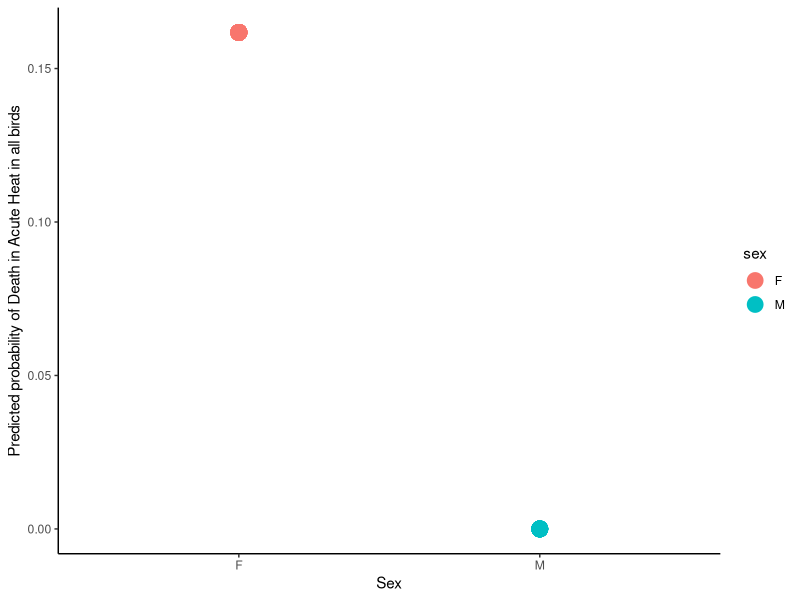
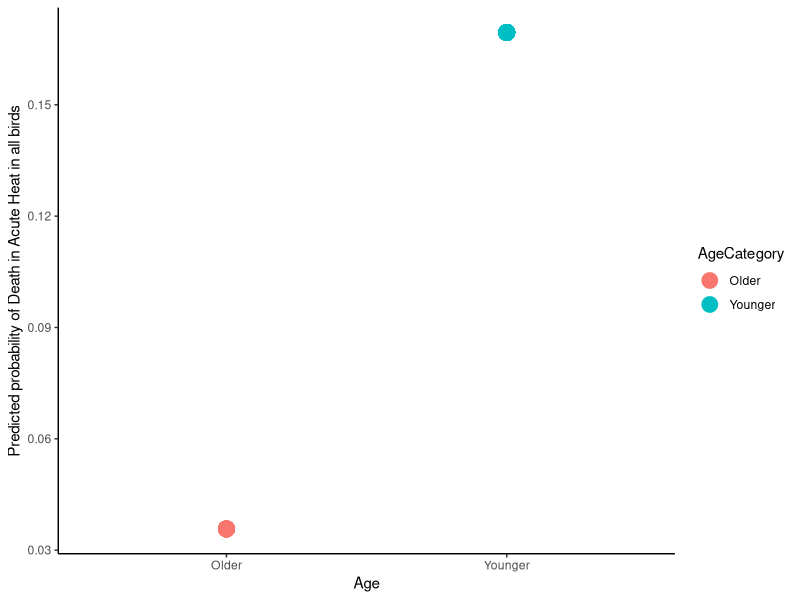
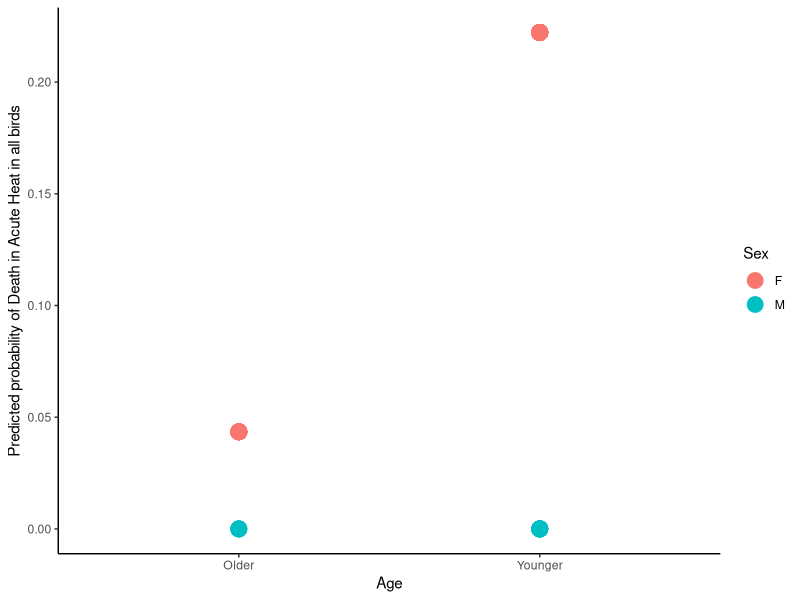
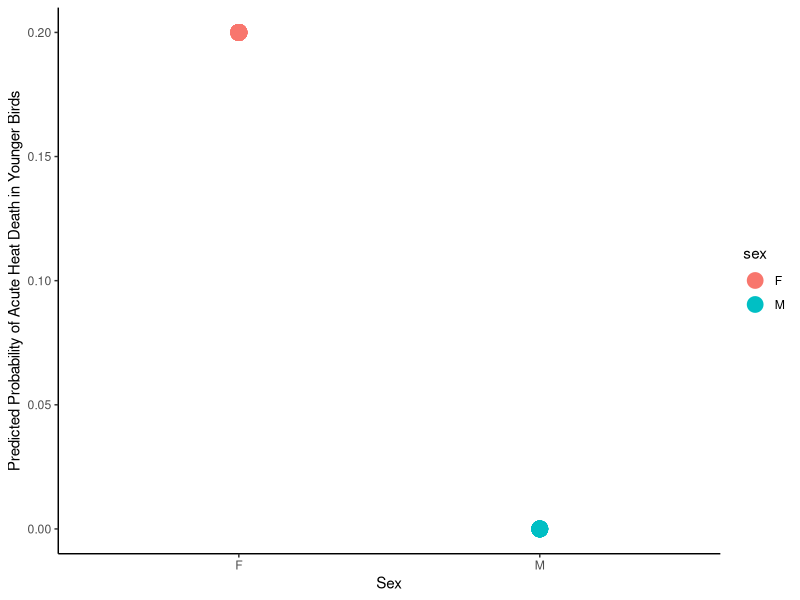

Here is the R script that generated these plots, in order:
## ---- chunk 1
library(multcomp)
library(ggplot2)
library(nlme)
library(grid)
library(gridExtra)
library(emmeans)
library(cowplot)
library(ggplot2)

## ---- chunk 2
data=read.csv("AHDB_MasterDataSheet.csv")
data
xtabs(~ Died_InTrt + Sex, data=data) # Summarize the number of deaths by Sex
xtabs(~ Died_InTrt + AgeCategory, data=data) # Summarize the number of deaths by Age
## ---- chunk 3
logistic <- glm(Died_InTrt ~ Sex, data=data, family="binomial")
summary(logistic)

female.log.odds <- log(9 / 36)
female.log.odds

male.log.odds <- log(0 / 18)
male.log.odds
## ---- chunk 4
## NOTE: Since we are doing logistic regression...
## Null devaince = 2*(0 - LogLikelihood(null model))
##               = -2*LogLikihood(null model)
## Residual deviacne = 2*(0 - LogLikelihood(proposed model))
##                   = -2*LogLikelihood(proposed model)
ll.null <- logistic$null.deviance/-2
ll.proposed <- logistic$deviance/-2
 
## McFadden's Pseudo R^2 = [ LL(Null) - LL(Proposed) ] / LL(Null)
(ll.null - ll.proposed) / ll.null
 
## chi-square value = 2*(LL(Proposed) - LL(Null))
## p-value = 1 - pchisq(chi-square value, df = 2-1)
1 - pchisq(2*(ll.proposed - ll.null), df=1)
1 - pchisq((logistic$null.deviance - logistic$deviance), df=1)
## ---- chunk 5
predicted.data_sex <- data.frame(
  probability.of.Data=logistic$fitted.values,
  sex=data$Sex)
 
## We can plot the data...
ggplot(data=predicted.data_sex, aes(x=sex, y=probability.of.Data)) +
  geom_point(aes(color=sex), size=5) +
  xlab("Sex") +
  ylab("Predicted probability of Death in Acute Heat in all birds") +
  theme_classic()
 
## Since there are only two probabilities (one for females and one for males),
## we can use a table to summarize the predicted probabilities.
xtabs(~ probability.of.Data + sex, data=predicted.data_sex)
## ---- chunk 6
logistic2 <- glm(Died_InTrt ~ AgeCategory, data=data, family="binomial")
summary(logistic2)
## ---- chunk 7
## NOTE: Since we are doing logistic regression...
## Null devaince = 2*(0 - LogLikelihood(null model))
##               = -2*LogLikihood(null model)
## Residual deviacne = 2*(0 - LogLikelihood(proposed model))
##                   = -2*LogLikelihood(proposed model)
ll.null <- logistic2$null.deviance/-2
ll.proposed <- logistic2$deviance/-2
 
## McFadden's Pseudo R^2 = [ LL(Null) - LL(Proposed) ] / LL(Null)
(ll.null - ll.proposed) / ll.null
 
## chi-square value = 2*(LL(Proposed) - LL(Null))
## p-value = 1 - pchisq(chi-square value, df = 2-1)
1 - pchisq(2*(ll.proposed - ll.null), df=1)
1 - pchisq((logistic2$null.deviance - logistic2$deviance), df=1)
## ---- chunk 8
predicted.data_Age <- data.frame(
  probability.of.Data=logistic2$fitted.values,
  AgeCategory=data$AgeCategory)
 
## We can plot the data...
ggplot(data=predicted.data_Age, aes(x=AgeCategory, y=probability.of.Data)) +
  geom_point(aes(color=AgeCategory), size=5) +
  xlab("Age") +
  ylab("Predicted probability of Death in Acute Heat in all birds") +
  theme_classic()
 
## Since there are only two probabilities (one for females and one for males),
## we can use a table to summarize the predicted probabilities.
xtabs(~ probability.of.Data + AgeCategory, data=predicted.data_Age)
## ---- chunk 9
logistic_Age_Sex <- glm(Died_InTrt ~ AgeCategory + Sex, data=data, family="binomial")
summary(logistic_Age_Sex)
## ---- chunk 10
## NOTE: Since we are doing logistic regression...
## Null devaince = 2*(0 - LogLikelihood(null model))
##               = -2*LogLikihood(null model)
## Residual deviacne = 2*(0 - LogLikelihood(proposed model))
##                   = -2*LogLikelihood(proposed model)
ll.null <- logistic_Age_Sex$null.deviance/-2
ll.proposed <- logistic_Age_Sex$deviance/-2
 
## McFadden's Pseudo R^2 = [ LL(Null) - LL(Proposed) ] / LL(Null)
(ll.null - ll.proposed) / ll.null
 
## chi-square value = 2*(LL(Proposed) - LL(Null))
## p-value = 1 - pchisq(chi-square value, df = 2-1)
1 - pchisq(2*(ll.proposed - ll.null), df=1)
1 - pchisq((logistic_Age_Sex$null.deviance - logistic_Age_Sex$deviance), df=1)
## ---- chunk 11
predicted.data_Age_Sex <- data.frame(
  probability.of.Data=logistic_Age_Sex$fitted.values,
  AgeCategory=data$AgeCategory, Sex=data$Sex)
 
## We can plot the data...
ggplot(data=predicted.data_Age_Sex, aes(x=AgeCategory, y=probability.of.Data, fill=Sex)) +
  geom_point(aes(color=Sex), size=5) +
  xlab("Age") +
  ylab("Predicted probability of Death in Acute Heat in all birds") +
  theme_classic()
 
## Since there are only two probabilities (one for females and one for males),
## we can use a table to summarize the predicted probabilities.
xtabs(~ probability.of.Data + AgeCategory + Sex, data=predicted.data_Age_Sex)
## ---- chunk 12
YoungerData=read.csv("Younger.csv")
xtabs(~ Died_InTrt + Sex, data=YoungerData)
## ---- chunk 13
logistic3 <- glm(Died_InTrt ~ Sex, data=YoungerData, family="binomial")
summary(logistic3)

Youngfemale.log.odds <- log(9 / 36)
Youngfemale.log.odds

Youngmale.log.odds <- log(0 / 18)
Youngmale.log.odds
## ---- chunk 14
 ## NOTE: Since we are doing logistic regression...
## Null devaince = 2*(0 - LogLikelihood(null model))
##               = -2*LogLikihood(null model)
## Residual deviacne = 2*(0 - LogLikelihood(proposed model))
##                   = -2*LogLikelihood(proposed model)
ll.null <- logistic3$null.deviance/-2
ll.proposed <- logistic3$deviance/-2
 
## McFadden's Pseudo R^2 = [ LL(Null) - LL(Proposed) ] / LL(Null)
(ll.null - ll.proposed) / ll.null
 
## chi-square value = 2*(LL(Proposed) - LL(Null))
## p-value = 1 - pchisq(chi-square value, df = 2-1)
1 - pchisq(2*(ll.proposed - ll.null), df=1)
1 - pchisq((logistic3$null.deviance - logistic3$deviance), df=1)
## ---- chunk 15
predicted.data <- data.frame(
  probability.of.YoungerData=logistic3$fitted.values,
  sex=YoungerData$Sex)
 
## We can plot the data...
ggplot(data=predicted.data, aes(x=sex, y=probability.of.YoungerData)) +
  geom_point(aes(color=sex), size=5) +
  xlab("Sex") +
  ylab("Predicted Probability of Acute Heat Death in Younger Birds") +
  theme_classic()
 
## Since there are only two probabilities (one for females and one for males),
## we can use a table to summarize the predicted probabilities.
xtabs(~ probability.of.YoungerData + sex, data=predicted.data)
